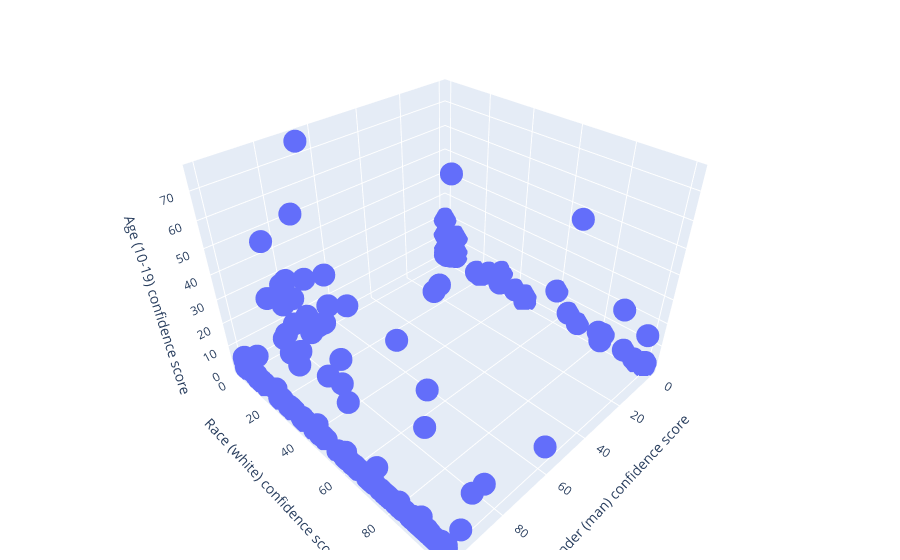

Notebook code cell kept with this figure:
### Code cell
MetricGenderDisplay(FairFaceDict, specific_race=None, specific_emotion=None, specific_age=None)
MetricRaceDisplay(FairFaceDict, specific_gender=None, specific_emotion=None, specific_age=None)
MetricAgeDisplay(FairFaceDict, specific_gender=None, specific_emotion=None, specific_race=None)
ScatterPlotDisplay2D(FairFaceDict, x_axis_label="race", y_axis_label="gender", specific_gender="man", specific_race="white", specific_emotion=None)
ScatterPlotDisplay3D(FairFaceDict, specific_gender="man", specific_race="white", specific_age="10-19")
MetricCenterDistanceDisplay(FairFaceDict, distance_val_list=dist_bet_centers, area_val_list=space_taken_up, category='race', type='distance')

### Figure 1 — Plotly figure (JSON) as saved in the notebook; plotly's stock layout.template omitted (floating-point values rounded to 4 significant figures; data arrays with more than 128 entries replaced by an {"elided": "..."} marker saying what was removed)
{"data": [{"hovertemplate": "x=%{x}<br>y=%{y}<br>z=%{z}<extra></extra>", "legendgroup": "", "marker": {"color": "#636efa", "symbol": "circle"}, "mode": "markers", "name": "", "scene": "scene", "showlegend": false, "type": "scatter3d", "x": {"elided": "389 float values"}, "y": {"elided": "389 float values"}, "z": {"elided": "389 float values"}}], "layout": {"legend": {"tracegroupgap": 0}, "margin": {"b": 10, "l": 10, "r": 20, "t": 10}, "scene": {"domain": {"x": [0, 1], "y": [0, 1]}, "xaxis": {"title": {"text": "Gender (man) confidence score"}}, "yaxis": {"title": {"text": "Race (white) confidence score"}}, "zaxis": {"title": {"text": "Age (10-19) confidence score"}}}}}
